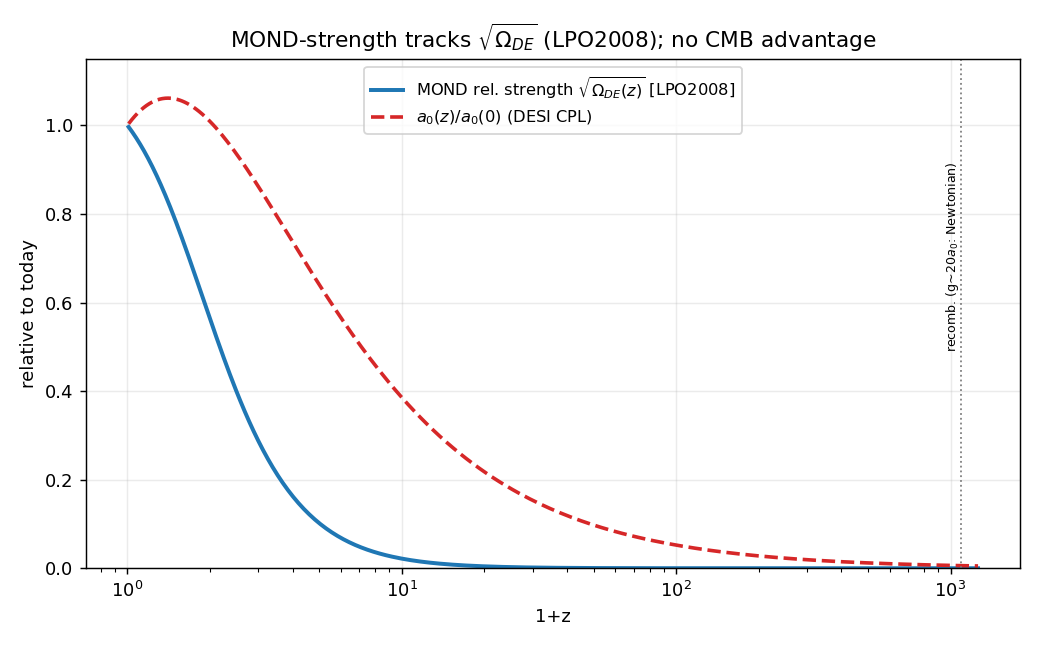

Write the Python code that produced this figure.
#!/usr/bin/env python3
"""
a0 prop sqrt(rho_DE)  =>  MOND's cosmological strength prop sqrt(Omega_DE(z)): MOND is a LATE-TIME effect.

    a0(z)/[c H(z)]  prop  sqrt(rho_DE(z)/rho_tot(z))  =  sqrt(Omega_DE(z)).

So MOND (relative to cosmic dynamics) is full-strength today (Omega_DE=0.69) and ~0 in the matter era.

HONEST STATUS (two overclaims I tested and RETRACTED, 2026-06-06):
  (1) NOT NOVEL.  This is Limbach, Psaltis & Ozel 2008 (arXiv:0809.2790): they wrote a0 = sqrt(8 pi G rho_DE/3),
      derived exactly this sign behavior (a0 constant for w=-1; a0/cH falls into the past => MOND weakens in the
      matter era), and even marginally favored it over the a0=cH coupling. The framework's KERNEL is their 2008
      proposal; its only fresh parts are the DESI-era evaluation and the non-monotonic bump.
  (2) NOT a CMB advantage.  I claimed the framework is "CMB-safe in a way constant-a0 MOND is not" because a0->0
      at recombination. WRONG: at recombination the characteristic acceleration is g ~ 20 a0 (Sanders
      astro-ph/0509532; RelMOND/AeST literature), so constant-a0 MOND is ALREADY deep-Newtonian there. The real
      MOND-CMB problem is the THIRD-PEAK FORCING (a gravitating dark-matter-like component), which is
      a0-INDEPENDENT and inherited unchanged. Driving a0 smaller fixes a non-problem.

What survives: the clean statement that MOND-strength tracks sqrt(Omega_DE) is correct and pedagogically useful
(it is why a0 ~ cH0 today -- because Omega_DE ~ 1 today), but it is LPO2008's, and it confers no CMB benefit.

C. Zimmerman, 2026-06-06. Pure numpy.
"""
import numpy as np
c=2.998e8; G=6.674e-11
OM,OL,OR=0.3137,0.6863,9.2e-5
W0,WA=-0.752,-0.86

def rhoDE_ratio_CPL(z):
    a=1/(1+z); return a**(-3*(1+W0+WA))*np.exp(-3*WA*(1-a))
def a0_ratio(z): return np.sqrt(rhoDE_ratio_CPL(z))
def Omega_DE(z):
    return OL*rhoDE_ratio_CPL(z)/(OM*(1+z)**3+OR*(1+z)**4+OL*rhoDE_ratio_CPL(z))
def mond_rel(z): return np.sqrt(Omega_DE(z)/Omega_DE(0.0))

print("="*86)
print("MOND-strength prop sqrt(Omega_DE(z))  [Limbach-Psaltis-Ozel 2008, arXiv:0809.2790]")
print("="*86)
print(f"\n{'z':>7} | {'a0/a0(0)':>9} | {'Omega_DE(z)':>11} | {'MOND rel.strength sqrt(Om_DE)':>30}")
print("-"*86)
for z in [0,0.41,1,2,3,5,10,1100]:
    print(f"{z:7.2f} | {a0_ratio(z):9.4f} | {Omega_DE(z):11.2e} | {mond_rel(z):30.4f}")
print("\n  => MOND relative strength falls 1.00 (today) -> ~0 (recombination). MOND is a dark-energy-era effect.")
print("     This is WHY a0 ~ cH0 today (Omega_DE~1 now). [LPO2008 -- not novel to this framework.]")

print("\n"+"="*86)
print("IS THERE A CMB ADVANTAGE FROM a0->0 AT RECOMBINATION?  -- NO (overclaim retracted)")
print("="*86)
print("""  Literature: characteristic acceleration at recombination g ~ 20 a0 (Sanders astro-ph/0509532).
  => constant-a0 MOND is ALREADY deep-Newtonian at z* (MOND boost ~ a0/g ~ 5%); it does NOT modify the
     acoustic peaks via a0. Making a0 smaller (framework) changes g/a0 from ~20 to ~infinity -- both Newtonian.
  => The genuine MOND-CMB problem is the THIRD-PEAK FORCING: a baryon-only fluid lacks the non-oscillating
     gravitating component that lifts the 3rd peak. That is a0-INDEPENDENT and the framework inherits it
     UNCHANGED (it still needs the trilemma's dark sector). So 'MOND switches on late' is NOT a CMB win.""")

print("\n"+"="*86)
print("HONEST POSITIONING")
print("="*86)
print("""  - The coupling a0 prop sqrt(rho_DE) and its 'MOND weakens in the matter era' behavior = LPO2008 (2008).
  - The framework adds: the specific value a0 = c^2 sqrt(Lambda/32pi) (coefficient closed/moot), the DESI-w0wa
    evaluation, and the non-monotonic z~0.4 bump. Those are the only fresh pieces; the kernel is prior art.
  - No CMB advantage over constant-a0 MOND. The clean sqrt(Omega_DE) statement is correct but is not new and
    not a win -- record it as pedagogy + a credit to LPO2008, not as a discovery.""")

try:
    import matplotlib; matplotlib.use("Agg"); import matplotlib.pyplot as plt
    zg=np.logspace(-2,3.1,400); fig,ax=plt.subplots(figsize=(8,5))
    ax.plot(1+zg,[mond_rel(z) for z in zg],"C0-",lw=2.2,label="MOND rel. strength $\\sqrt{\\Omega_{DE}(z)}$ [LPO2008]")
    ax.plot(1+zg,[a0_ratio(z) for z in zg],"C3--",lw=2,label="$a_0(z)/a_0(0)$ (DESI CPL)")
    ax.axvline(1+1090,color="gray",ls=":",lw=1); ax.text(1+1090,0.5,"recomb. (g~20$a_0$: Newtonian)",rotation=90,fontsize=7,ha="right")
    ax.set_xscale("log"); ax.set_xlabel("1+z"); ax.set_ylabel("relative to today"); ax.set_ylim(0,1.15)
    ax.set_title("MOND-strength tracks $\\sqrt{\\Omega_{DE}}$ (LPO2008); no CMB advantage"); ax.legend(fontsize=9); ax.grid(alpha=.25)
    fig.tight_layout(); out="real_research/a0z_switches_on_late.png"; fig.savefig(out,dpi=130); print(f"\n[figure: {out}]")
except Exception as e: print(f"\n[figure skipped: {e}]")
